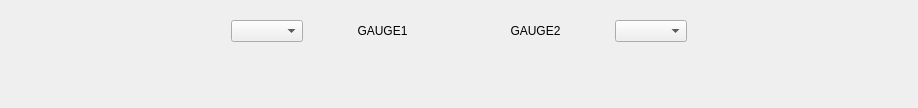
                       <widget class="QWidget" name="widget_interface" native="true">
                        <property name="styleSheet">
                         <string notr="true"/>
                        </property>
                        <layout class="QGridLayout" name="gridLayout_28">
                         <item row="0" column="1">
                          <layout class="QVBoxLayout" name="verticalLayout" stretch="0,8">
                           <item>
                            <layout class="QHBoxLayout" name="horizontalLayout_25">
                             <item>
                              <spacer name="verticalSpacer_17">
                               <property name="orientation">
                                <enum>Qt::Vertical</enum>
                               </property>
                               <property name="sizeType">
                                <enum>QSizePolicy::Minimum</enum>
                               </property>
                               <property name="sizeHint" stdset="0">
                                <size>
                                 <width>20</width>
                                 <height>40</height>
                                </size>
                               </property>
                              </spacer>
                             </item>
                             <item>
                              <spacer name="horizontalSpacer_47">
                               <property name="orientation">
                                <enum>Qt::Horizontal</enum>
                               </property>
                               <property name="sizeType">
                                <enum>QSizePolicy::Minimum</enum>
                               </property>
                               <property name="sizeHint" stdset="0">
                                <size>
                                 <width>200</width>
                                 <height>20</height>
                                </size>
                               </property>
                              </spacer>
                             </item>
                             <item>
                              <widget class="QComboBox" name="combo_small_gauge_1"/>
                             </item>
                             <item>
                              <widget class="QLabel" name="lbl_small_gauge_1">
                               <property name="sizePolicy">
                                <sizepolicy hsizetype="Fixed" vsizetype="Preferred">
                                 <horstretch>0</horstretch>
                                 <verstretch>0</verstretch>
                                </sizepolicy>
                               </property>
                               <property name="minimumSize">
                                <size>
                                 <width>147</width>
                                 <height>0</height>
                                </size>
                               </property>
                               <property name="maximumSize">
                                <size>
                                 <width>147</width>
                                 <height>16777215</height>
                                </size>
                               </property>
                               <property name="text">
                                <string>GAUGE1</string>
                               </property>
                               <property name="alignment">
                                <set>Qt::AlignCenter</set>
                               </property>
                              </widget>
                             </item>
                             <item>
                              <widget class="QLabel" name="lbl_small_gauge_2">
                               <property name="sizePolicy">
                                <sizepolicy hsizetype="Fixed" vsizetype="Preferred">
                                 <horstretch>0</horstretch>
                                 <verstretch>0</verstretch>
                                </sizepolicy>
                               </property>
                               <property name="minimumSize">
                                <size>
                                 <width>147</width>
                                 <height>0</height>
                                </size>
                               </property>
                               <property name="maximumSize">
                                <size>
                                 <width>147</width>
                                 <height>16777215</height>
                                </size>
                               </property>
                               <property name="text">
                                <string>GAUGE2</string>
                               </property>
                               <property name="alignment">
                                <set>Qt::AlignCenter</set>
                               </property>
                              </widget>
                             </item>
                             <item>
                              <widget class="QComboBox" name="combo_small_gauge_2"/>
                             </item>
                             <item>
                              <spacer name="horizontalSpacer_45">
                               <property name="orientation">
                                <enum>Qt::Horizontal</enum>
                               </property>
                               <property name="sizeType">
                                <enum>QSizePolicy::Minimum</enum>
                               </property>
                               <property name="sizeHint" stdset="0">
                                <size>
                                 <width>200</width>
                                 <height>20</height>
                                </size>
                               </property>
                              </spacer>
                             </item>
                             <item>
                              <spacer name="verticalSpacer_18">
                               <property name="orientation">
                                <enum>Qt::Vertical</enum>
                               </property>
                               <property name="sizeType">
                                <enum>QSizePolicy::Minimum</enum>
                               </property>
                               <property name="sizeHint" stdset="0">
                                <size>
                                 <width>20</width>
                                 <height>40</height>
                                </size>
                               </property>
                              </spacer>
                             </item>
                            </layout>
                           </item>
                           <item>
                            <layout class="QHBoxLayout" name="layout_small_gauge">
                             <item>
                              <spacer name="verticalSpacer_6">
                               <property name="orientation">
                                <enum>Qt::Vertical</enum>
                               </property>
                               <property name="sizeHint" stdset="0">
                                <size>
                                 <width>20</width>
                                 <height>40</height>
                                </size>
                               </property>
                              </spacer>
                             </item>
                             <item>
                              <spacer name="horizontalSpacer_46">
                               <property name="orientation">
                                <enum>Qt::Horizontal</enum>
                               </property>
                               <property name="sizeType">
                                <enum>QSizePolicy::Maximum</enum>
                               </property>
                               <property name="sizeHint" stdset="0">
                                <size>
                                 <width>200</width>
                                 <height>20</height>
                                </size>
                               </property>
                              </spacer>
                             </item>
                             <item>
                              <widget class="AnalogGaugeWidget" name="widget_small_gauge1" native="true">
                               <property name="sizePolicy">
                                <sizepolicy hsizetype="Preferred" vsizetype="Preferred">
                                 <horstretch>0</horstretch>
                                 <verstretch>0</verstretch>
                                </sizepolicy>
                               </property>
                               <property name="styleSheet">
                                <string notr="true">QWidget#widget_gauge2
 {
    border-image: url(gauge.jpg);
    background-repeat: no-repeat;
    background-position: center;
    background-size: cover;
}</string>
                               </property>
                              </widget>
                             </item>
                             <item>
                              <widget class="AnalogGaugeWidget" name="widget_small_gauge2" native="true">
                               <property name="sizePolicy">
                                <sizepolicy hsizetype="Preferred" vsizetype="Preferred">
                                 <horstretch>0</horstretch>
                                 <verstretch>0</verstretch>
                                </sizepolicy>
                               </property>
                               <property name="styleSheet">
                                <string notr="true">QWidget#widget_gauge2
 {
    border-image: url(gauge.jpg);
    background-repeat: no-repeat;
    background-position: center;
    background-size: cover;
}</string>
                               </property>
                              </widget>
                             </item>
                             <item>
                              <spacer name="horizontalSpacer_20">
                               <property name="orientation">
                                <enum>Qt::Horizontal</enum>
                               </property>
                               <property name="sizeType">
                                <enum>QSizePolicy::Maximum</enum>
                               </property>
                               <property name="sizeHint" stdset="0">
                                <size>
                                 <width>200</width>
                                 <height>20</height>
                                </size>
                               </property>
                              </spacer>
                             </item>
                             <item>
                              <spacer name="verticalSpacer_16">
                               <property name="orientation">
                                <enum>Qt::Vertical</enum>
                               </property>
                               <property name="sizeHint" stdset="0">
                                <size>
                                 <width>20</width>
                                 <height>40</height>
                                </size>
                               </property>
                              </spacer>
                             </item>
                            </layout>
                           </item>
                          </layout>
                         </item>
                        </layout>
                       </widget>
